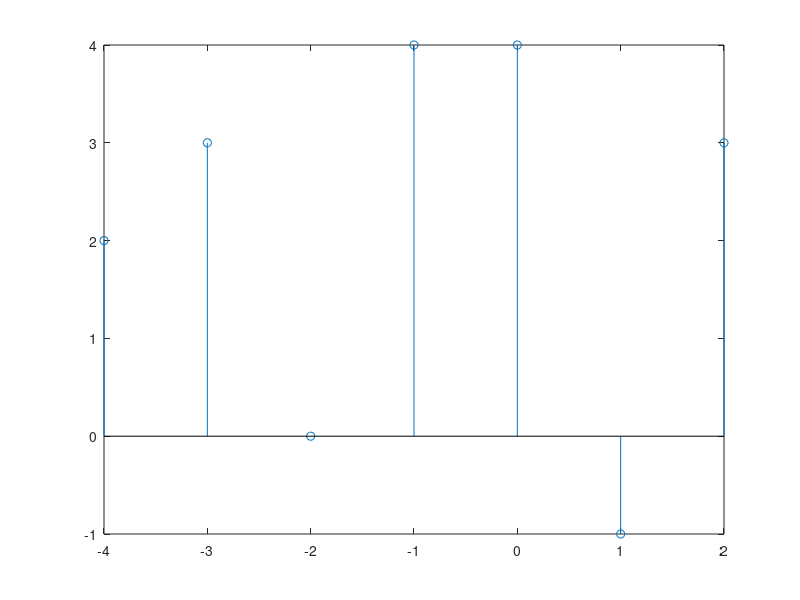

Reproduce this figure in MATLAB.
clear all;
close all;
clc;

x = [2 1 -1 3]
h = [1 0 1 1]
h = flip(h);

xt = -3:0;
ht = -1:2;
temp = x.'.*h;
y = zeros(1,length(x)+length(h)-1);
begt = xt(1)+ht(1);
endt = xt(length(x)) + ht(length(h));
t = [begt:endt];
disp(t);
for i = 1:length(h)
    for j = 1:length(x)
        y(i+j-1) = y(i+j-1) + temp(i,j);
    end
end
stem(t,y); 